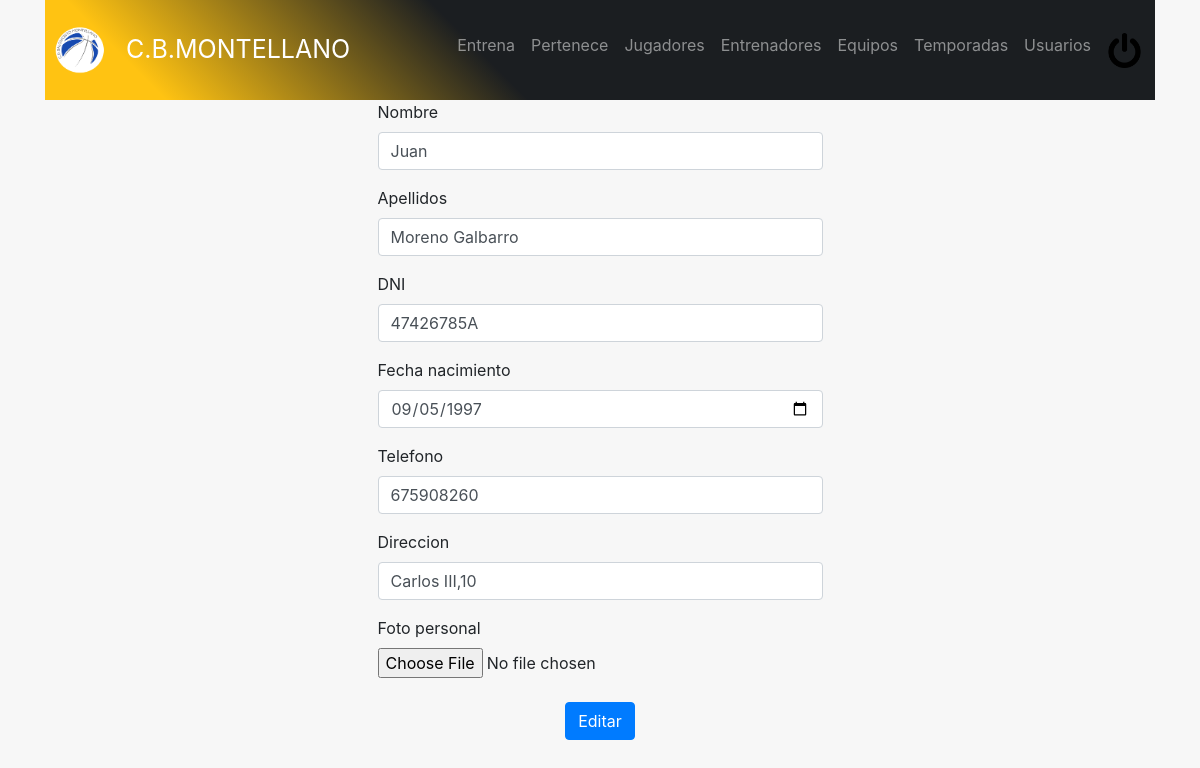
The page /admin/editarjugador.php?id=1 (signed in) on the database its author committed.
### tables this page shows
CREATE TABLE `jugador` (
  `idjugador` int(11) unsigned NOT NULL AUTO_INCREMENT,
  `nombre` varchar(100) NOT NULL,
  `apellidos` varchar(100) NOT NULL,
  `dni` varchar(9) NOT NULL,
  `fechanacimiento` date NOT NULL,
  `telefono` varchar(9) DEFAULT NULL,
  `direccion` varchar(100) DEFAULT NULL,
  PRIMARY KEY (`idjugador`)
);

### admin/editarjugador.php (the view, shortened to what this page needs)
<!DOCTYPE html>
<html lang="es">
<head>
  <link rel="stylesheet" href="https://stackpath.bootstrapcdn.com/bootstrap/4.2.1/css/bootstrap.min.css">
  <link rel="stylesheet" type="text/css" href="../header/header.css">
  <link rel="stylesheet" type="text/css" href="style.css">
  <link href="//maxcdn.bootstrapcdn.com/font-awesome/4.2.0/css/font-awesome.min.css" rel="stylesheet">
</head>
<body>
<div class="container">
<?php
    include_once "../header/headeradmin.php";
?>
        <?php
        $connection = new mysqli("localhost", "juan", "2asirtriana", "cbmontellano");
        $connection->set_charset("utf8");
    ?>
      <?php if (!isset($_POST["dni"])) : ?>
       <?php
     $query="SELECT * from jugador WHERE idjugador='".$_GET['id']."'";
    if ($result = $connection->query($query)) {
        $obj = $result->fetch_object();
    }
    ?>
<form method="post">
  <div class="row justify-content-center">
    <div class="col-md-5">
  <div class="form-group">
    <label id="camposregistro">Nombre</label>
    <input type="text" class="form-control" name="nom" value="<?php echo "$obj->nombre" ?>" required>
  </div>
  <div class="form-group">
    <label id="camposregistro">Apellidos</label>
    <input type="text" class="form-control" name="ape" value="<?php echo "$obj->apellidos" ?>" required>
  </div>
  <div class="form-group">
    <label id="camposregistro">DNI</label>
    <input type="text" class="form-control" name="dni" maxlength="9" value="<?php echo "$obj->dni" ?>" required>
  </div>
  <div class="form-group">
    <label id="camposregistro">Fecha nacimiento</label>
    <input type="date" class="form-control" name="fec" value="<?php echo "$obj->fechanacimiento" ?>">
  </div>
  <div class="form-group">
    <label id="camposregistro">Telefono</label>
    <input type="text" class="form-control" name="tfno" maxlength="9" value="<?php echo "$obj->telefono" ?>">
  </div>
  <div class="form-group">
    <label id="camposregistro">Direccion</label>
    <input type="text" class="form-control" name="dir" value="<?php echo "$obj->direccion" ?>">
  </div>
  <div>
    <label id="camposregistro">Foto personal</label>
    <input type="file" name="image"/>
  </div>
  <br>
  <div class="row justify-content-center">
  <button type="submit" class="btn btn-primary">Editar</button>
</div>
</div>
</div>
</form>
<?php endif ?>
</div>
</body>
</html>

### header/header.css (style rules this page uses)
body { margin: 0; font-family: -apple-system,BlinkMacSystemFont,"Segoe UI",Roboto,"Helvetica Neue",Arial,sans-serif; font-size: 1rem; font-weight: 400; line-height: 1.5; color: #212529; background-color: #f7f7f7; }

### rows shown on the page
jugador: nom "Juan", ape "Moreno Galbarro", dni "47426785A", fec "09/05/1997", tfno "675908260", dir "Carlos III,10"
